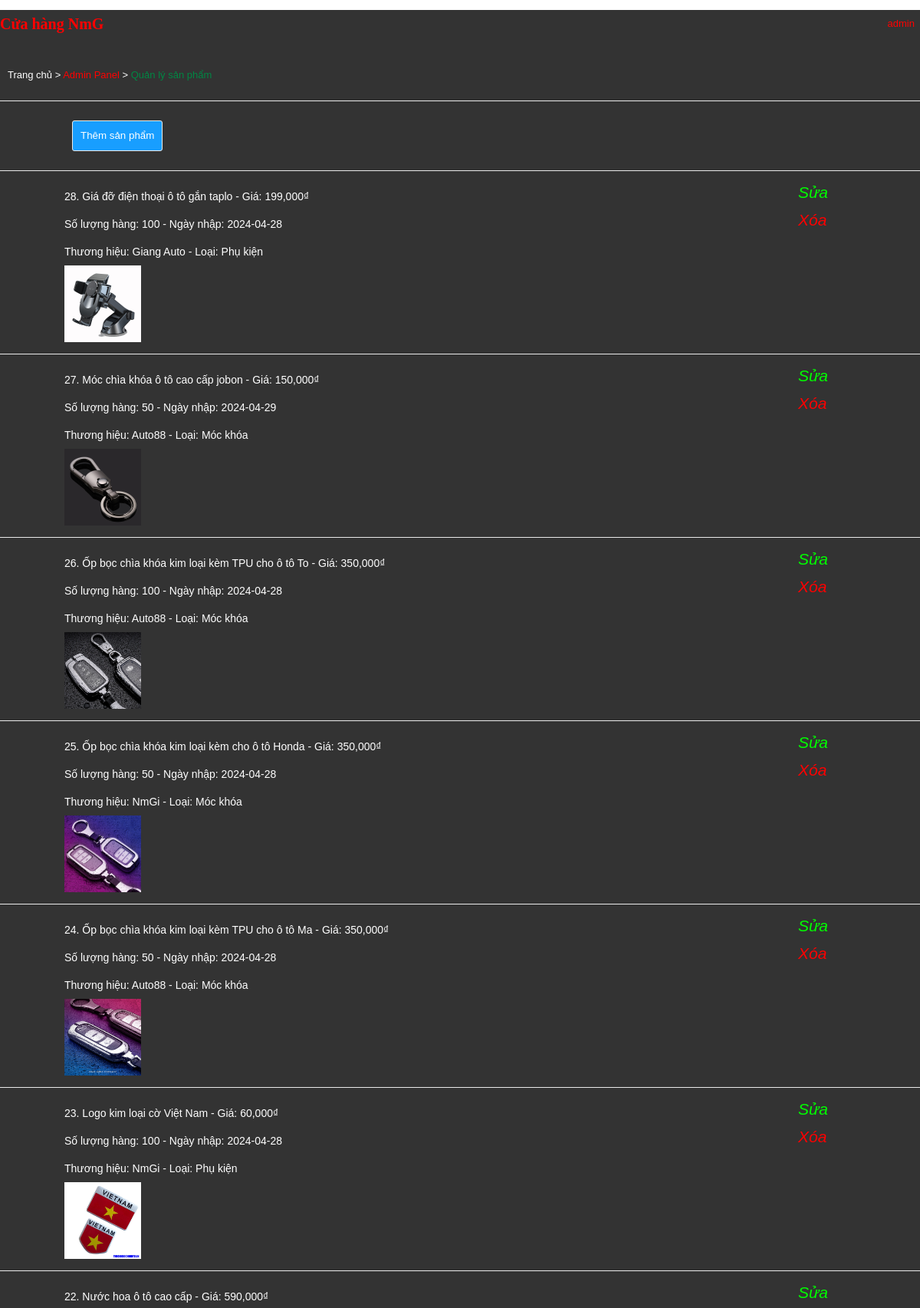
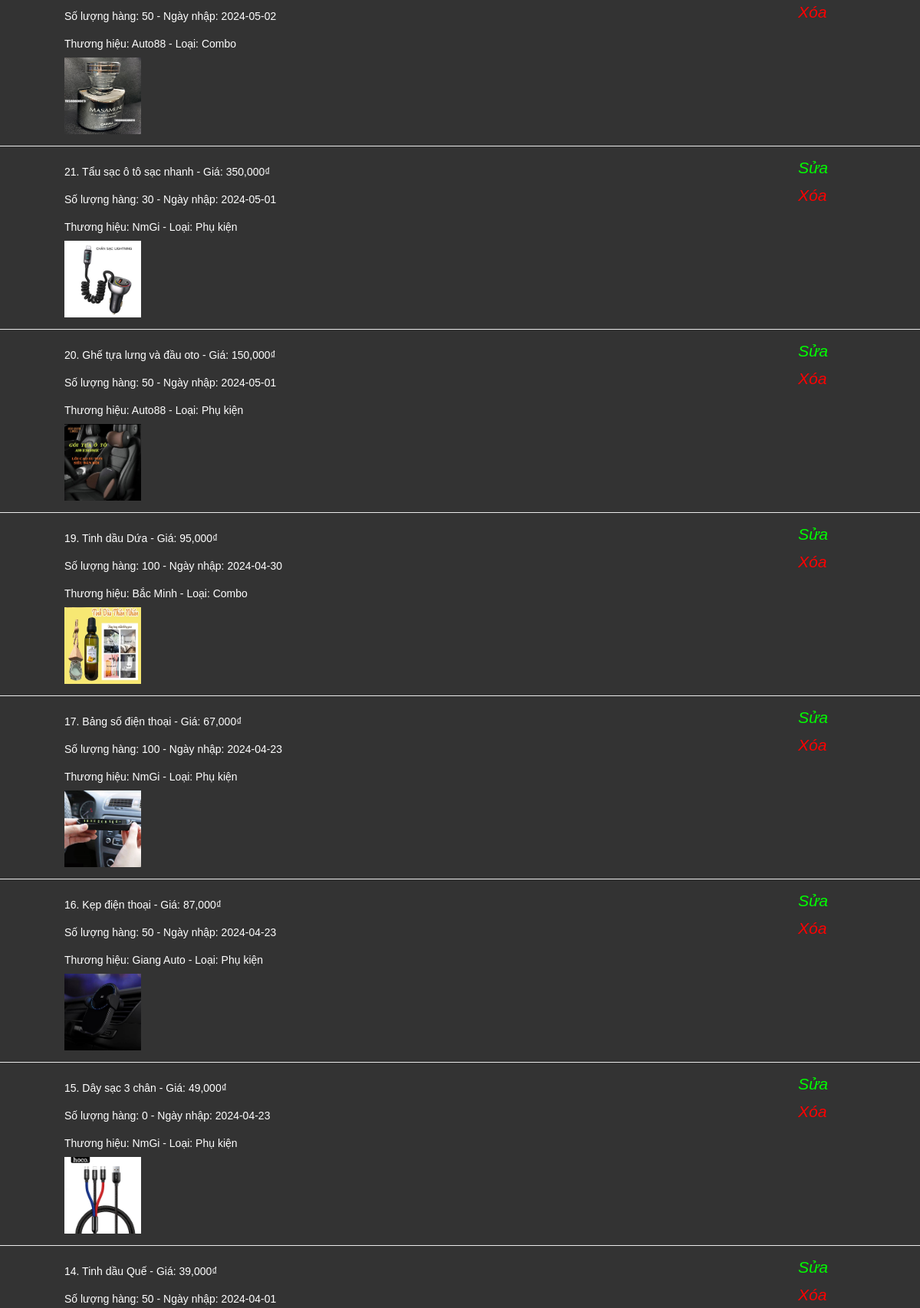
/indexQLSanpham.php (signed in, upper part), run on the app's committed database (2 pictures, top to bottom).
### tables this page shows
CREATE TABLE `sanpham` (
  `MaSanPham` int(11) NOT NULL,
  `TenSanPham` varchar(45) DEFAULT NULL,
  `HinhURL` varchar(45) DEFAULT NULL,
  `GiaSanPham` int(11) DEFAULT NULL,
  `NgayNhap` date DEFAULT NULL,
  `SoLuong` int(11) DEFAULT NULL,
  `SoLuotXem` int(11) DEFAULT 0,
  `MoTa` text DEFAULT NULL,
  `BiXoa` tinyint(1) DEFAULT 0,
  `MaLoaiSanPham` int(11) NOT NULL,
  `MaHangSanXuat` int(11) NOT NULL,
  `BaoHanh` int(12) DEFAULT NULL,
  `SoLuongDaBan` int(12) DEFAULT 0,
  `GiaHang` int(20) NOT NULL
);

CREATE TABLE `hangsanxuat` (
  `MaHangSanXuat` int(11) NOT NULL,
  `TenHangSanXuat` varchar(64) DEFAULT NULL,
  `BiXoa` tinyint(1) DEFAULT 0
);

CREATE TABLE `loaisanpham` (
  `MaLoaiSanPham` int(11) NOT NULL,
  `TenLoaiSanPham` varchar(64) DEFAULT NULL,
  `BiXoa` tinyint(1) DEFAULT 0
);

### panelQLSanpham.php (the view)
<div id="vien"><div class="center"><div id="ban">
<a id="ba" style="color: white;" href="index.php">Trang chủ</a> > <a id="ba" style="color: red;" href="indexAdmin.php">Admin Panel</a> >
<font color="#008744">Quản lý sản phẩm</font></div></div></div>
<div class="list"><a href="indexQLSanpham.php?mod=add"><button class="button">Thêm sản phẩm</button></a></div>
<?php
    $sql = "SELECT * FROM sanpham ORDER BY MaSanPham DESC";
    $result = mysqli_query($conn, $sql);
    while($row = mysqli_fetch_array($result))
    {
        $mahsx = $row['MaHangSanXuat'];
        $malsp = $row['MaLoaiSanPham'];
        $sql1 = "SELECT * FROM hangsanxuat WHERE MaHangSanXuat = '$mahsx'";
        $hangsx = mysqli_query($conn, $sql1);
        $hsx = mysqli_fetch_array($hangsx);
        $sql2 = "SELECT * FROM loaisanpham WHERE MaLoaiSanPham = '$malsp'";
        $loaisp = mysqli_query($conn, $sql2);
        $lsp = mysqli_fetch_array($loaisp);
        if($row['BiXoa'] == 1) {
            echo'<div class="listdel">';
        } else {
            echo '<div class="list">';
        }
        echo ''.$row['MaSanPham'].'. '.$row['TenSanPham'].' - Giá: ';
        echo number_format($row['GiaSanPham'], 0).'₫<br>';
        echo 'Số lượng hàng: '.$row['SoLuong'].' - Ngày nhập: '.$row['NgayNhap'].'';
        echo '<br/>Thương hiệu: '.$hsx['TenHangSanXuat'].' - Loại: '.$lsp['TenLoaiSanPham'].'';
        echo '<br/><img width="100" height="100" src="image/'.$row['HinhURL'].'"><br/>';
        echo '<div class="tool"><a style="color: #00ff00;" href="indexQLSanpham.php?mod=update&id='.$row['MaSanPham'].'"><i class="far fa-edit">Sửa</i></a></br>  ';
        if($row['BiXoa'] == 1) {
            echo '<a href="indexQLSanpham.php?mod=restore&id='.$row['MaSanPham'].'"><i class="fas fa-trash-restore-alt"></i></a>';
        } else {
            echo '<a style="color: red;" href="indexQLSanpham.php?mod=del&id='.$row['MaSanPham'].'"><i class="far fa-trash-alt">Xóa</i></a>';
        }
        echo '</div></div>';
    }
?>

### style1.css (style rules this page uses)
body { font-family: Arial, sans-serif; margin: 0; padding: 0; }
.center { width: 100%; max-width: 1200px; margin: 0 auto; position: relative; }
button { margin: 10px; padding: 10px; }

### style2.css (style rules this page uses)
body { font-family: arial; background: #fff; font-size: 13px; color: #444; }
#ba { text-decoration: none; color: #444; }
.center { width: 100%; max-width: 1200px; margin: 0 auto; position: relative; }
#ban { padding-top: 17px; padding-bottom: 15px; padding-left: 10px; }
#vien { border-bottom: 1px solid #ebebeb; }
.button { width: auto; height: 40px; background-color: rgb(24, 158, 255); border-radius: 3px; color: #fff; border: 1px solid #ebebeb; margin-right: 20px; }
.tool { right: 120px; position: absolute; top: 10px; font-size: 21px; }
.tool a { text-decoration: none; color: #444; }
.list { border-bottom: 1px solid #ebebeb; margin: 0 auto; padding-top: 15px; padding-left: 84px; padding-bottom: 15px; position: relative; font-size: 14px; }
a { text-decoration: none; color: #444; }

### data on the page
sanpham: MaSanPham "28", TenSanPham "Giá đỡ điện thoại ô tô gắn taplo", GiaSanPham "199,000", SoLuong "100", NgayNhap "2024-04-28", hangsanxuat.TenHangSanXuat "Giang Auto", loaisanpham.TenLoaiSanPham "Phụ kiện", HinhURL (picture)
sanpham: MaSanPham "27", TenSanPham "Móc chìa khóa ô tô cao cấp jobon", GiaSanPham "150,000", SoLuong "50", NgayNhap "2024-04-29", hangsanxuat.TenHangSanXuat "Auto88", loaisanpham.TenLoaiSanPham "Móc khóa", HinhURL (picture)
sanpham: MaSanPham "26", TenSanPham "Ốp bọc chìa khóa kim loại kèm TPU cho ô tô To", GiaSanPham "350,000", SoLuong "100", NgayNhap "2024-04-28", hangsanxuat.TenHangSanXuat "Auto88", loaisanpham.TenLoaiSanPham "Móc khóa", HinhURL (picture)
sanpham: MaSanPham "25", TenSanPham "Ốp bọc chìa khóa kim loại kèm cho ô tô Honda", GiaSanPham "350,000", SoLuong "50", NgayNhap "2024-04-28", hangsanxuat.TenHangSanXuat "NmGi", loaisanpham.TenLoaiSanPham "Móc khóa", HinhURL (picture)
sanpham: MaSanPham "24", TenSanPham "Ốp bọc chìa khóa kim loại kèm TPU cho ô tô Ma", GiaSanPham "350,000", SoLuong "50", NgayNhap "2024-04-28", hangsanxuat.TenHangSanXuat "Auto88", loaisanpham.TenLoaiSanPham "Móc khóa", HinhURL (picture)
sanpham: MaSanPham "23", TenSanPham "Logo kim loại cờ Việt Nam", GiaSanPham "60,000", SoLuong "100", NgayNhap "2024-04-28", hangsanxuat.TenHangSanXuat "NmGi", loaisanpham.TenLoaiSanPham "Phụ kiện", HinhURL (picture)
sanpham: MaSanPham "22", TenSanPham "Nước hoa ô tô cao cấp", GiaSanPham "590,000", SoLuong "50", NgayNhap "2024-05-02", hangsanxuat.TenHangSanXuat "Auto88", loaisanpham.TenLoaiSanPham "Combo", HinhURL (picture)
sanpham: MaSanPham "21", TenSanPham "Tẩu sạc ô tô sạc nhanh", GiaSanPham "350,000", SoLuong "30", NgayNhap "2024-05-01", hangsanxuat.TenHangSanXuat "NmGi", loaisanpham.TenLoaiSanPham "Phụ kiện", HinhURL (picture)
sanpham: MaSanPham "20", TenSanPham "Ghế tựa lưng và đầu oto", GiaSanPham "150,000", SoLuong "50", NgayNhap "2024-05-01", hangsanxuat.TenHangSanXuat "Auto88", loaisanpham.TenLoaiSanPham "Phụ kiện", HinhURL (picture)
sanpham: MaSanPham "19", TenSanPham "Tinh dầu Dứa", GiaSanPham "95,000", SoLuong "100", NgayNhap "2024-04-30", hangsanxuat.TenHangSanXuat "Bắc Minh", loaisanpham.TenLoaiSanPham "Combo", HinhURL (picture)
sanpham: MaSanPham "17", TenSanPham "Bảng số điện thoại", GiaSanPham "67,000", SoLuong "100", NgayNhap "2024-04-23", hangsanxuat.TenHangSanXuat "NmGi", loaisanpham.TenLoaiSanPham "Phụ kiện", HinhURL (picture)
sanpham: MaSanPham "16", TenSanPham "Kẹp điện thoại", GiaSanPham "87,000", SoLuong "50", NgayNhap "2024-04-23", hangsanxuat.TenHangSanXuat "Giang Auto", loaisanpham.TenLoaiSanPham "Phụ kiện", HinhURL (picture)
sanpham: MaSanPham "15", TenSanPham "Dây sạc 3 chân", GiaSanPham "49,000", SoLuong "0", NgayNhap "2024-04-23", hangsanxuat.TenHangSanXuat "NmGi", loaisanpham.TenLoaiSanPham "Phụ kiện", HinhURL (picture)
sanpham: MaSanPham "14", TenSanPham "Tinh dầu Quế", GiaSanPham "39,000", SoLuong "50", NgayNhap "2024-04-01"

### other printed values
$username "admin"
